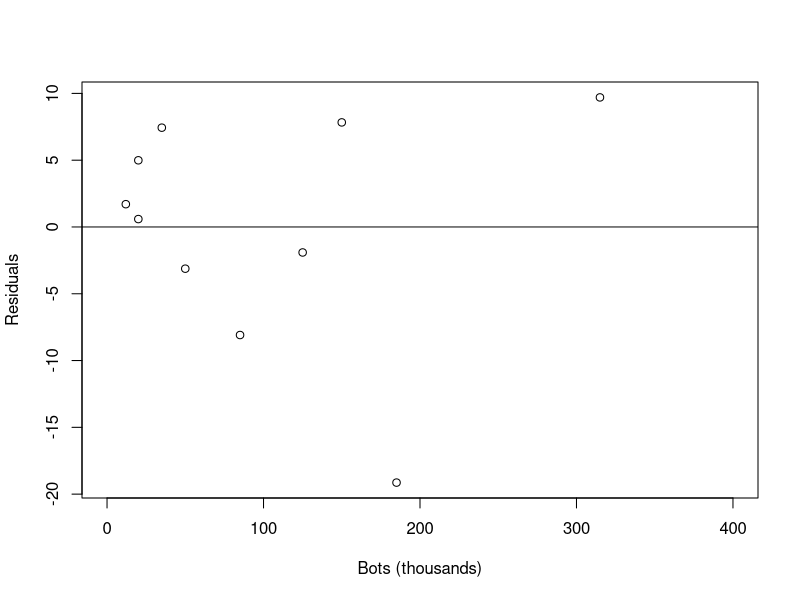

The R source for this figure:
#Residual Plot for Spam Botnets.
b <- read.csv("spam_botnets.csv")
model1<- lm(b$Spams_per_day~b$Bots)
plot(b$Bots,residuals(model1), xlab = "Bots (thousands)", ylab = "Residuals", xlim = c(0,400))
#this will plot Bots vs residuals scatterplot.
abline(0,0)
